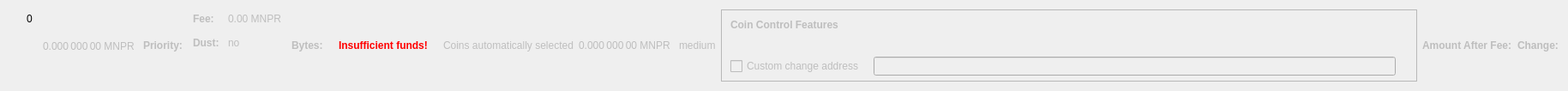
    <widget class="QWidget" name="dummyHideWidget" native="true">
     <property name="maximumSize">
      <size>
       <width>100</width>
       <height>22</height>
      </size>
     </property>
     <layout class="QHBoxLayout" name="dummyHideLayout">
      <item>
       <layout class="QFormLayout" name="formLayoutCoinControl1">
        <property name="horizontalSpacing">
         <number>10</number>
        </property>
        <property name="verticalSpacing">
         <number>14</number>
        </property>
        <property name="leftMargin">
         <number>10</number>
        </property>
        <property name="topMargin">
         <number>4</number>
        </property>
        <property name="rightMargin">
         <number>6</number>
        </property>
        <item row="0" column="1">
         <widget class="QLabel" name="labelCoinControlBytes">
          <property name="cursor">
           <cursorShape>IBeamCursor</cursorShape>
          </property>
          <property name="contextMenuPolicy">
           <enum>Qt::ActionsContextMenu</enum>
          </property>
          <property name="text">
           <string notr="true">0</string>
          </property>
          <property name="textInteractionFlags">
           <set>Qt::LinksAccessibleByMouse|Qt::TextSelectableByKeyboard|Qt::TextSelectableByMouse</set>
          </property>
         </widget>
        </item>
       </layout>
      </item>
      <item>
       <widget class="QLabel" name="labelCoinControlAfterFee">
        <property name="enabled">
         <bool>false</bool>
        </property>
        <property name="sizePolicy">
         <sizepolicy hsizetype="Fixed" vsizetype="Fixed">
          <horstretch>0</horstretch>
          <verstretch>0</verstretch>
         </sizepolicy>
        </property>
        <property name="minimumSize">
         <size>
          <width>111</width>
          <height>12</height>
         </size>
        </property>
        <property name="maximumSize">
         <size>
          <width>111</width>
          <height>12</height>
         </size>
        </property>
        <property name="cursor">
         <cursorShape>IBeamCursor</cursorShape>
        </property>
        <property name="contextMenuPolicy">
         <enum>Qt::ActionsContextMenu</enum>
        </property>
        <property name="text">
         <string notr="true">0.000 000 00 MNPR</string>
        </property>
        <property name="textInteractionFlags">
         <set>Qt::LinksAccessibleByMouse|Qt::TextSelectableByKeyboard|Qt::TextSelectableByMouse</set>
        </property>
       </widget>
      </item>
      <item>
       <widget class="QLabel" name="labelCoinControlPriorityText">
        <property name="enabled">
         <bool>false</bool>
        </property>
        <property name="font">
         <font>
          <weight>75</weight>
          <bold>true</bold>
         </font>
        </property>
        <property name="text">
         <string>Priority:</string>
        </property>
       </widget>
      </item>
      <item>
       <layout class="QHBoxLayout" name="horizontalLayout"/>
      </item>
      <item>
       <layout class="QFormLayout" name="formLayoutCoinControl3">
        <property name="horizontalSpacing">
         <number>10</number>
        </property>
        <property name="verticalSpacing">
         <number>14</number>
        </property>
        <property name="leftMargin">
         <number>6</number>
        </property>
        <property name="topMargin">
         <number>4</number>
        </property>
        <property name="rightMargin">
         <number>6</number>
        </property>
        <item row="0" column="0">
         <widget class="QLabel" name="labelCoinControlFeeText">
          <property name="enabled">
           <bool>false</bool>
          </property>
          <property name="font">
           <font>
            <weight>75</weight>
            <bold>true</bold>
           </font>
          </property>
          <property name="text">
           <string>Fee:</string>
          </property>
          <property name="margin">
           <number>0</number>
          </property>
         </widget>
        </item>
        <item row="0" column="1">
         <widget class="QLabel" name="labelCoinControlFee">
          <property name="enabled">
           <bool>false</bool>
          </property>
          <property name="cursor">
           <cursorShape>IBeamCursor</cursorShape>
          </property>
          <property name="contextMenuPolicy">
           <enum>Qt::ActionsContextMenu</enum>
          </property>
          <property name="text">
           <string notr="true">0.00 MNPR</string>
          </property>
          <property name="textInteractionFlags">
           <set>Qt::LinksAccessibleByMouse|Qt::TextSelectableByKeyboard|Qt::TextSelectableByMouse</set>
          </property>
         </widget>
        </item>
        <item row="1" column="0">
         <widget class="QLabel" name="labelCoinControlLowOutputText">
          <property name="enabled">
           <bool>false</bool>
          </property>
          <property name="font">
           <font>
            <weight>75</weight>
            <bold>true</bold>
           </font>
          </property>
          <property name="text">
           <string>Dust:</string>
          </property>
         </widget>
        </item>
        <item row="1" column="1">
         <widget class="QLabel" name="labelCoinControlLowOutput">
          <property name="enabled">
           <bool>false</bool>
          </property>
          <property name="cursor">
           <cursorShape>IBeamCursor</cursorShape>
          </property>
          <property name="contextMenuPolicy">
           <enum>Qt::ActionsContextMenu</enum>
          </property>
          <property name="text">
           <string>no</string>
          </property>
          <property name="textInteractionFlags">
           <set>Qt::LinksAccessibleByMouse|Qt::TextSelectableByKeyboard|Qt::TextSelectableByMouse</set>
          </property>
         </widget>
        </item>
       </layout>
      </item>
      <item>
       <widget class="QLabel" name="labelCoinControlBytesText">
        <property name="enabled">
         <bool>false</bool>
        </property>
        <property name="font">
         <font>
          <weight>75</weight>
          <bold>true</bold>
         </font>
        </property>
        <property name="text">
         <string>Bytes:</string>
        </property>
       </widget>
      </item>
      <item>
       <layout class="QFormLayout" name="formLayoutCoinControl2">
        <property name="horizontalSpacing">
         <number>10</number>
        </property>
        <property name="verticalSpacing">
         <number>14</number>
        </property>
        <property name="leftMargin">
         <number>6</number>
        </property>
        <property name="topMargin">
         <number>4</number>
        </property>
        <property name="rightMargin">
         <number>6</number>
        </property>
       </layout>
      </item>
      <item>
       <layout class="QHBoxLayout" name="horizontalLayoutCoinControl2">
        <property name="spacing">
         <number>8</number>
        </property>
        <property name="bottomMargin">
         <number>10</number>
        </property>
       </layout>
      </item>
      <item>
       <widget class="QLabel" name="labelCoinControlInsuffFunds">
        <property name="enabled">
         <bool>false</bool>
        </property>
        <property name="minimumSize">
         <size>
          <width>0</width>
          <height>0</height>
         </size>
        </property>
        <property name="font">
         <font>
          <weight>75</weight>
          <bold>true</bold>
         </font>
        </property>
        <property name="styleSheet">
         <string notr="true">color:red;font-weight:bold;</string>
        </property>
        <property name="text">
         <string>Insufficient funds!</string>
        </property>
        <property name="margin">
         <number>5</number>
        </property>
       </widget>
      </item>
      <item>
       <layout class="QFormLayout" name="formLayoutCoinControl4">
        <property name="horizontalSpacing">
         <number>10</number>
        </property>
        <property name="verticalSpacing">
         <number>14</number>
        </property>
        <property name="leftMargin">
         <number>6</number>
        </property>
        <property name="topMargin">
         <number>4</number>
        </property>
        <property name="rightMargin">
         <number>6</number>
        </property>
       </layout>
      </item>
      <item>
       <widget class="QLabel" name="labelCoinControlAutomaticallySelected">
        <property name="enabled">
         <bool>false</bool>
        </property>
        <property name="sizePolicy">
         <sizepolicy hsizetype="Fixed" vsizetype="Fixed">
          <horstretch>0</horstretch>
          <verstretch>0</verstretch>
         </sizepolicy>
        </property>
        <property name="minimumSize">
         <size>
          <width>0</width>
          <height>0</height>
         </size>
        </property>
        <property name="maximumSize">
         <size>
          <width>240</width>
          <height>16777215</height>
         </size>
        </property>
        <property name="text">
         <string>Coins automatically selected</string>
        </property>
        <property name="margin">
         <number>5</number>
        </property>
       </widget>
      </item>
      <item>
       <widget class="QLabel" name="labelCoinControlChange">
        <property name="enabled">
         <bool>false</bool>
        </property>
        <property name="sizePolicy">
         <sizepolicy hsizetype="Fixed" vsizetype="Fixed">
          <horstretch>0</horstretch>
          <verstretch>0</verstretch>
         </sizepolicy>
        </property>
        <property name="minimumSize">
         <size>
          <width>111</width>
          <height>0</height>
         </size>
        </property>
        <property name="maximumSize">
         <size>
          <width>111</width>
          <height>16777215</height>
         </size>
        </property>
        <property name="cursor">
         <cursorShape>IBeamCursor</cursorShape>
        </property>
        <property name="contextMenuPolicy">
         <enum>Qt::ActionsContextMenu</enum>
        </property>
        <property name="text">
         <string notr="true">0.000 000 00 MNPR</string>
        </property>
        <property name="textInteractionFlags">
         <set>Qt::LinksAccessibleByMouse|Qt::TextSelectableByKeyboard|Qt::TextSelectableByMouse</set>
        </property>
       </widget>
      </item>
      <item>
       <widget class="QLabel" name="labelCoinControlPriority">
        <property name="enabled">
         <bool>false</bool>
        </property>
        <property name="cursor">
         <cursorShape>IBeamCursor</cursorShape>
        </property>
        <property name="contextMenuPolicy">
         <enum>Qt::ActionsContextMenu</enum>
        </property>
        <property name="text">
         <string>medium</string>
        </property>
        <property name="textInteractionFlags">
         <set>Qt::LinksAccessibleByMouse|Qt::TextSelectableByKeyboard|Qt::TextSelectableByMouse</set>
        </property>
       </widget>
      </item>
      <item>
       <widget class="QFrame" name="frameCoinControl">
        <property name="sizePolicy">
         <sizepolicy hsizetype="Expanding" vsizetype="Expanding">
          <horstretch>0</horstretch>
          <verstretch>0</verstretch>
         </sizepolicy>
        </property>
        <property name="maximumSize">
         <size>
          <width>16777215</width>
          <height>16777215</height>
         </size>
        </property>
        <property name="frameShape">
         <enum>QFrame::StyledPanel</enum>
        </property>
        <property name="frameShadow">
         <enum>QFrame::Sunken</enum>
        </property>
        <layout class="QVBoxLayout" name="verticalLayoutCoinControl2_2">
         <property name="spacing">
          <number>0</number>
         </property>
         <property name="leftMargin">
          <number>0</number>
         </property>
         <property name="topMargin">
          <number>0</number>
         </property>
         <property name="rightMargin">
          <number>0</number>
         </property>
         <property name="bottomMargin">
          <number>6</number>
         </property>
         <item>
          <layout class="QVBoxLayout" name="verticalLayoutCoinControl" stretch="0,0,0,1">
           <property name="spacing">
            <number>0</number>
           </property>
           <property name="leftMargin">
            <number>10</number>
           </property>
           <property name="topMargin">
            <number>10</number>
           </property>
           <item>
            <layout class="QHBoxLayout" name="horizontalLayoutCoinControl1">
             <property name="bottomMargin">
              <number>15</number>
             </property>
             <item>
              <widget class="QLabel" name="labelCoinControlFeatures">
               <property name="enabled">
                <bool>false</bool>
               </property>
               <property name="sizePolicy">
                <sizepolicy hsizetype="Preferred" vsizetype="Maximum">
                 <horstretch>0</horstretch>
                 <verstretch>0</verstretch>
                </sizepolicy>
               </property>
               <property name="font">
                <font>
                 <weight>75</weight>
                 <bold>true</bold>
                </font>
               </property>
               <property name="styleSheet">
                <string notr="true">font-weight:bold;</string>
               </property>
               <property name="text">
                <string>Coin Control Features</string>
               </property>
              </widget>
             </item>
            </layout>
           </item>
           <item>
            <widget class="QWidget" name="widgetCoinControl" native="true">
             <property name="sizePolicy">
              <sizepolicy hsizetype="Preferred" vsizetype="Preferred">
               <horstretch>0</horstretch>
               <verstretch>0</verstretch>
              </sizepolicy>
             </property>
             <property name="minimumSize">
              <size>
               <width>0</width>
               <height>0</height>
              </size>
             </property>
             <property name="styleSheet">
              <string notr="true"/>
             </property>
             <layout class="QHBoxLayout" name="horizontalLayoutCoinControl5_2">
              <property name="leftMargin">
               <number>0</number>
              </property>
              <property name="topMargin">
               <number>0</number>
              </property>
              <property name="rightMargin">
               <number>0</number>
              </property>
              <property name="bottomMargin">
               <number>0</number>
              </property>
              <item>
               <layout class="QHBoxLayout" name="horizontalLayoutCoinControl3">
                <property name="spacing">
                 <number>20</number>
                </property>
                <property name="topMargin">
                 <number>0</number>
                </property>
                <property name="bottomMargin">
                 <number>10</number>
                </property>
               </layout>
              </item>
             </layout>
            </widget>
           </item>
           <item>
            <layout class="QHBoxLayout" name="horizontalLayoutCoinControl4" stretch="0,0,0">
             <property name="spacing">
              <number>12</number>
             </property>
             <property name="sizeConstraint">
              <enum>QLayout::SetDefaultConstraint</enum>
             </property>
             <property name="topMargin">
              <number>5</number>
             </property>
             <property name="rightMargin">
              <number>5</number>
             </property>
             <item>
              <widget class="QCheckBox" name="checkBoxCoinControlChange">
               <property name="enabled">
                <bool>false</bool>
               </property>
               <property name="toolTip">
                <string>If this is activated, but the change address is empty or invalid, change will be sent to a newly generated address.</string>
               </property>
               <property name="text">
                <string>Custom change address</string>
               </property>
              </widget>
             </item>
             <item>
              <widget class="QValidatedLineEdit" name="lineEditCoinControlChange">
               <property name="enabled">
                <bool>false</bool>
               </property>
               <property name="sizePolicy">
                <sizepolicy hsizetype="Expanding" vsizetype="Fixed">
                 <horstretch>0</horstretch>
                 <verstretch>0</verstretch>
                </sizepolicy>
               </property>
              </widget>
             </item>
             <item>
              <widget class="QLabel" name="labelCoinControlChangeLabel_2">
               <property name="sizePolicy">
                <sizepolicy hsizetype="Preferred" vsizetype="Expanding">
                 <horstretch>0</horstretch>
                 <verstretch>0</verstretch>
                </sizepolicy>
               </property>
               <property name="minimumSize">
                <size>
                 <width>0</width>
                 <height>0</height>
                </size>
               </property>
               <property name="text">
                <string/>
               </property>
               <property name="margin">
                <number>3</number>
               </property>
              </widget>
             </item>
            </layout>
           </item>
           <item>
            <spacer name="verticalSpacerCoinControl">
             <property name="orientation">
              <enum>Qt::Vertical</enum>
             </property>
             <property name="sizeHint" stdset="0">
              <size>
               <width>800</width>
               <height>1</height>
              </size>
             </property>
            </spacer>
           </item>
          </layout>
         </item>
        </layout>
       </widget>
      </item>
      <item>
       <widget class="QLabel" name="labelCoinControlAfterFeeText">
        <property name="enabled">
         <bool>false</bool>
        </property>
        <property name="minimumSize">
         <size>
          <width>0</width>
          <height>0</height>
         </size>
        </property>
        <property name="maximumSize">
         <size>
          <width>16777215</width>
          <height>16777215</height>
         </size>
        </property>
        <property name="font">
         <font>
          <weight>75</weight>
          <bold>true</bold>
         </font>
        </property>
        <property name="text">
         <string>Amount After Fee:</string>
        </property>
        <property name="alignment">
         <set>Qt::AlignLeading|Qt::AlignLeft|Qt::AlignVCenter</set>
        </property>
        <property name="margin">
         <number>0</number>
        </property>
       </widget>
      </item>
      <item>
       <widget class="QLabel" name="labelCoinControlChangeText">
        <property name="enabled">
         <bool>false</bool>
        </property>
        <property name="sizePolicy">
         <sizepolicy hsizetype="Preferred" vsizetype="Preferred">
          <horstretch>0</horstretch>
          <verstretch>0</verstretch>
         </sizepolicy>
        </property>
        <property name="minimumSize">
         <size>
          <width>0</width>
          <height>0</height>
         </size>
        </property>
        <property name="maximumSize">
         <size>
          <width>16777215</width>
          <height>16777215</height>
         </size>
        </property>
        <property name="font">
         <font>
          <weight>75</weight>
          <bold>true</bold>
         </font>
        </property>
        <property name="text">
         <string>Change:</string>
        </property>
        <property name="alignment">
         <set>Qt::AlignLeading|Qt::AlignLeft|Qt::AlignVCenter</set>
        </property>
       </widget>
      </item>
     </layout>
    </widget>
